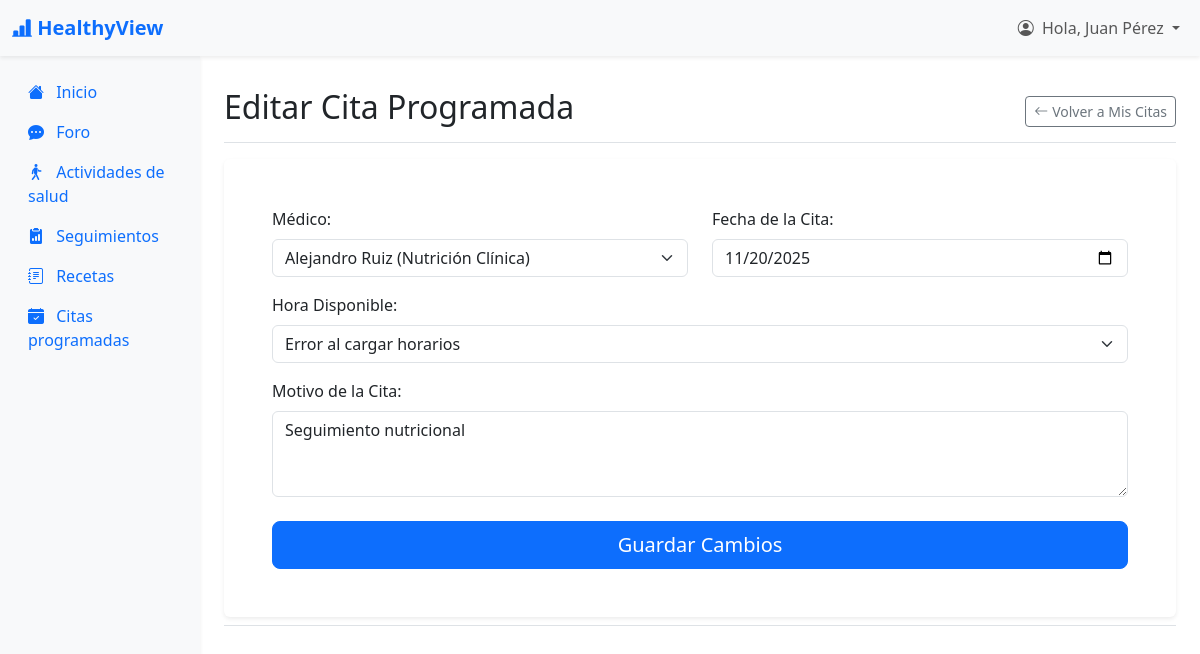
The app's page /index.php?action=showEditarCita&idCita=5 (signed in) with its own data.
### tables this page shows
CREATE TABLE `cita` (
  `idCita` int(11) NOT NULL AUTO_INCREMENT,
  `idPaciente` int(11) NOT NULL,
  `idMedico` int(11) NOT NULL,
  `fechaHora` datetime NOT NULL,
  `duracionMin` int(11) DEFAULT 30,
  `motivo` varchar(255) DEFAULT NULL,
  `estado` enum('Programada','Completada','Cancelada','NoAsistida') DEFAULT 'Programada',
  `creadoEn` datetime DEFAULT current_timestamp(),
  PRIMARY KEY (`idCita`),
  KEY `idPaciente` (`idPaciente`),
  KEY `idMedico` (`idMedico`),
  CONSTRAINT `cita_ibfk_1` FOREIGN KEY (`idPaciente`) REFERENCES `paciente` (`idPaciente`) ON UPDATE CASCADE,
  CONSTRAINT `cita_ibfk_2` FOREIGN KEY (`idMedico`) REFERENCES `medico` (`idMedico`) ON UPDATE CASCADE
);

CREATE TABLE `medico` (
  `idMedico` int(11) NOT NULL AUTO_INCREMENT,
  `nombre` varchar(150) NOT NULL,
  `apellidoPaterno` varchar(100) NOT NULL,
  `apellidoMaterno` varchar(100) DEFAULT NULL,
  `correo` varchar(150) NOT NULL,
  `passwordHash` varchar(255) NOT NULL,
  `especialidad` varchar(100) DEFAULT NULL,
  `telefono` varchar(20) DEFAULT NULL,
  `cedulaProfesional` varchar(50) DEFAULT NULL,
  `disponibilidad` varchar(100) DEFAULT NULL,
  `fechaRegistro` datetime DEFAULT current_timestamp(),
  `estado` tinyint(1) DEFAULT 1,
  PRIMARY KEY (`idMedico`),
  UNIQUE KEY `correo` (`correo`)
);

### app/controllers/PacienteController.php (called while the page is built, shortened)
<?php
include_once "app/models/PacienteModel.php";
class PacienteController {
    private $model;
    public function __construct($connection) {
        $this->model = new PacienteModel($connection);
    }
    public function showEditarCita() {
        $idCita = (int)$_GET['idCita'];
        $idPaciente = $_SESSION['usuario_id'];
        $datosCita = $this->model->getCitaEspecifica($idCita, $idPaciente);
        $listaMedicos = $this->model->getMedicosActivos();
        include_once 'app/views/paciente/layout_paciente.php';
    }
}
?>

### app/models/PacienteModel.php (called while the page is built, shortened)
<?php
class PacienteModel {
    private $connection;
    public function __construct($connection) {
        $this->connection = $connection;
    }
    public function getCitaEspecifica($idCita, $idPaciente) {
        $sql = "SELECT idCita, idMedico, fechaHora, duracionMin, motivo
                FROM cita
                WHERE idCita = ? AND idPaciente = ?
                LIMIT 1";
        try {
            $statement = $this->connection->prepare($sql);
            $statement->bind_param("ii", $idCita, $idPaciente);
            $statement->execute();
            $result = $statement->get_result();
            return $result->fetch_assoc();
        } catch (mysqli_sql_exception $e) {
            return null;
        }
    }
    public function getMedicosActivos() {
        $sql = "SELECT idMedico, nombre, apellidoPaterno, especialidad
                FROM medico
                WHERE estado = 1";
        $result = $this->connection->query($sql);
        return $result->fetch_all(MYSQLI_ASSOC);
    }
}
?>

### app/views/paciente/view_editar_cita.php (the view, shortened to what this page needs)
<?php
$fechaCitaOriginal = date('Y-m-d', strtotime($datosCita['fechaHora']));
?>
<div class="d-flex justify-content-between flex-wrap flex-md-nowrap align-items-center pt-3 pb-2 mb-3 border-bottom">
    <h1 class="h2">Editar Cita Programada</h1>
    <div class="btn-toolbar mb-2 mb-md-0">
        <a href="index.php?action=verCitas" class="btn btn-sm btn-outline-secondary d-flex align-items-center">
            <i class="bi bi-arrow-left me-1"></i>
            Volver a Mis Citas
        </a>
    </div>
</div>
<div class="card border-0 shadow-sm">
    <div class="card-body p-4 p-md-5">
        <form action="index.php?action=updateCita" method="POST" onsubmit="return confirm('¿Estás seguro de que deseas guardar los cambios en esta cita?');">
            <div class="row">
                <div class="col-md-6 mb-3">
                    <label for="idMedico" class="form-label">Médico:</label>
                    <select class="form-select" id="idMedico" name="idMedico" required>
                        <?php foreach ($listaMedicos as $medico): ?>
                            <option value="<?php echo $medico['idMedico']; ?>" <?php echo ($medico['idMedico'] == $datosCita['idMedico']) ? 'selected' : ''; ?>>
                                <?php echo htmlspecialchars($medico['nombre'] . ' ' . $medico['apellidoPaterno'] . ' (' . $medico['especialidad'] . ')'); ?>
                            </option>
                        <?php endforeach; ?>
                    </select>
                </div>
                <div class="col-md-6 mb-3">
                    <label for="fecha" class="form-label">Fecha de la Cita:</label>
                    <?php
                        $hoy = date('Y-m-d');
                    ?>
                    <input type="date" class="form-control" id="fecha" name="fecha" min="<?php echo $hoy; ?>" value="<?php echo $fechaCitaOriginal; ?>" required>
                </div>
            </div>
            <div class="mb-3">
                <label for="hora" class="form-label">Hora Disponible:</label>
                <select class="form-select" id="hora" name="hora" required>
                    <option value="" selected>-- Cargando horarios... --</option>
                </select>
            </div>
            <div class="mb-3">
                <label for="motivo" class="form-label">Motivo de la Cita:</label>
                <textarea class="form-control" id="motivo" name="motivo" rows="3" placeholder="Ej: Consulta de seguimiento, Revisión de dieta..." required><?php echo htmlspecialchars($datosCita['motivo']); ?></textarea>
            </div>
            <div class="d-grid mt-4">
                <button type="submit" class="btn btn-primary btn-lg" name="actualizarCita">Guardar Cambios</button>
            </div>
        </form>
    </div>
</div>

### records on screen
cita: idMedico "Alejandro Ruiz (Nutrición Clínica)", fecha "11/20/2025", motivo "Seguimiento nutricional"

### other values on screen
$_SESSION['usuario_nombre'] "Juan Pérez"
